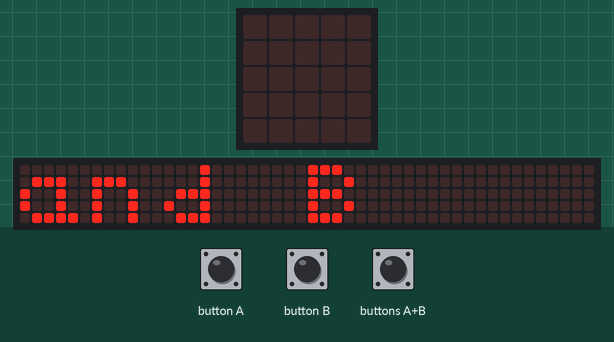
This program was run on a simulated BBC micro:bit (MakeCode). Shown: the board's 5×5 LED display, a strip that is not on the board, showing the scrolling text unrolled. The inputs (shaded band) are chosen by the test bench. Random numbers come from a fixed seed; the 48×5 strip is a reading aid, not a part: it shows the text the display is scrolling, unrolled, one strip-width of it at a time.

Above: at 6.1 s.
7.6 s: buttons A+B pressed for 0.15 s
At 8.3 s:
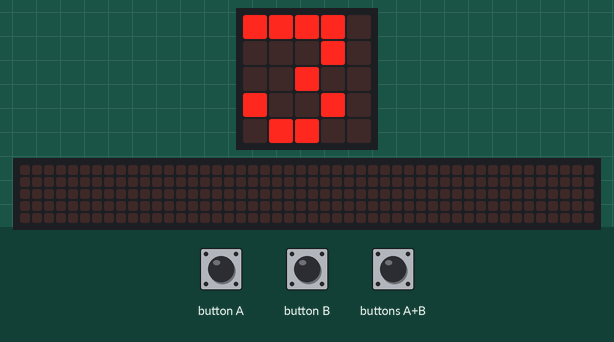
At 10.05 s:
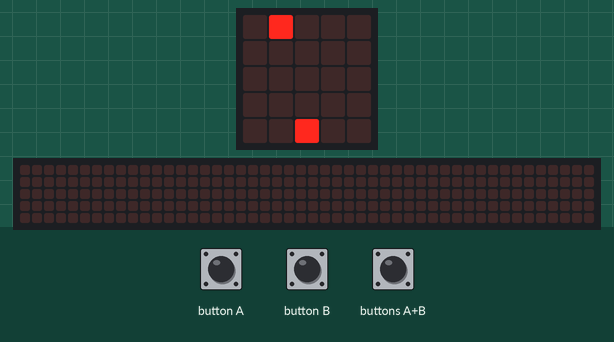
10.7 s: button A pressed for 0.15 s
At 10.98 s:
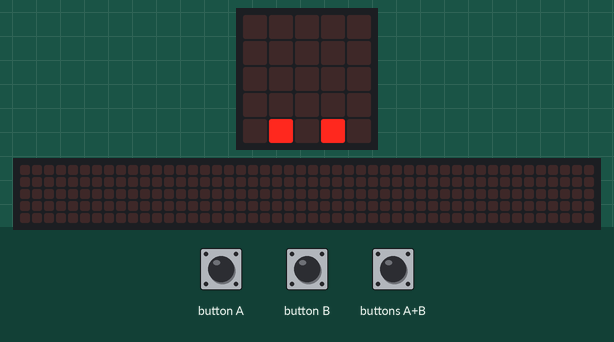
11.4 s: button B pressed for 0.15 s
At 11.93 s:
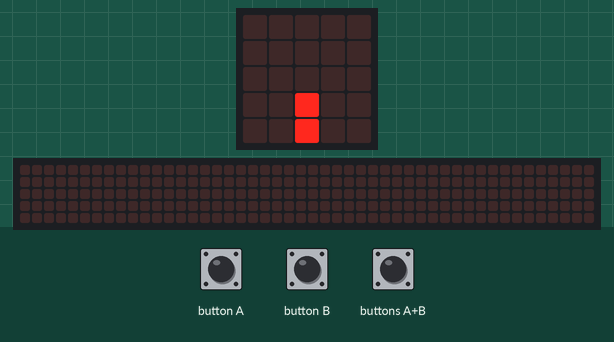

The program:

main.ts
```typescript
input.onButtonPressed(Button.A, function on_button_pressed_a() {

    if (x > 0) {
        led.plot(x - 1, 4)
        led.unplot(x, 4)
        x += 0 - 1
    }

})
function enemy(posX: number) {

    led.plot(posX, y)
    basic.pause(100)
    led.unplot(posX, y)
    if (y < 4) {
        y += 1
    } else {
        if (x == posX) {
            basic.showString("GAME OVER", 75)
            flag = false
        }

        y = 0
    }

}

input.onButtonPressed(Button.AB, function on_button_pressed_ab() {

    basic.showNumber(3, 150)
    basic.showNumber(2, 150)
    basic.showNumber(1, 150)
    basic.clearScreen()
    flag = true
})
input.onButtonPressed(Button.B, function on_button_pressed_b() {

    if (x < 4) {
        led.plot(x + 1, 4)
        led.unplot(x, 4)
        x += 1
    }

})
let posX = 0
let flag = false
let y = 0
let x = 0
x = 2
basic.showString("PRESS A and B", 75)
basic.forever(function on_forever() {

    if (flag) {
        led.plot(x, 4)
        posX = Math.floor(Math.random() * 10 % 5)
        for (let index = 0; index < 5; index++) {
            enemy(posX)
        }
    }

})
```

test.ts
```typescript
// テストはここに来ます。このパッケージが拡張機能として使用されるときにはコンパイルされません。
```

Measured:
- after the input at 7.6 s, the display: changes after 0.15 s (image 1)
- what the display in image 1 shows lasts 0.7 s, from 7.8 s to 8.5 s
